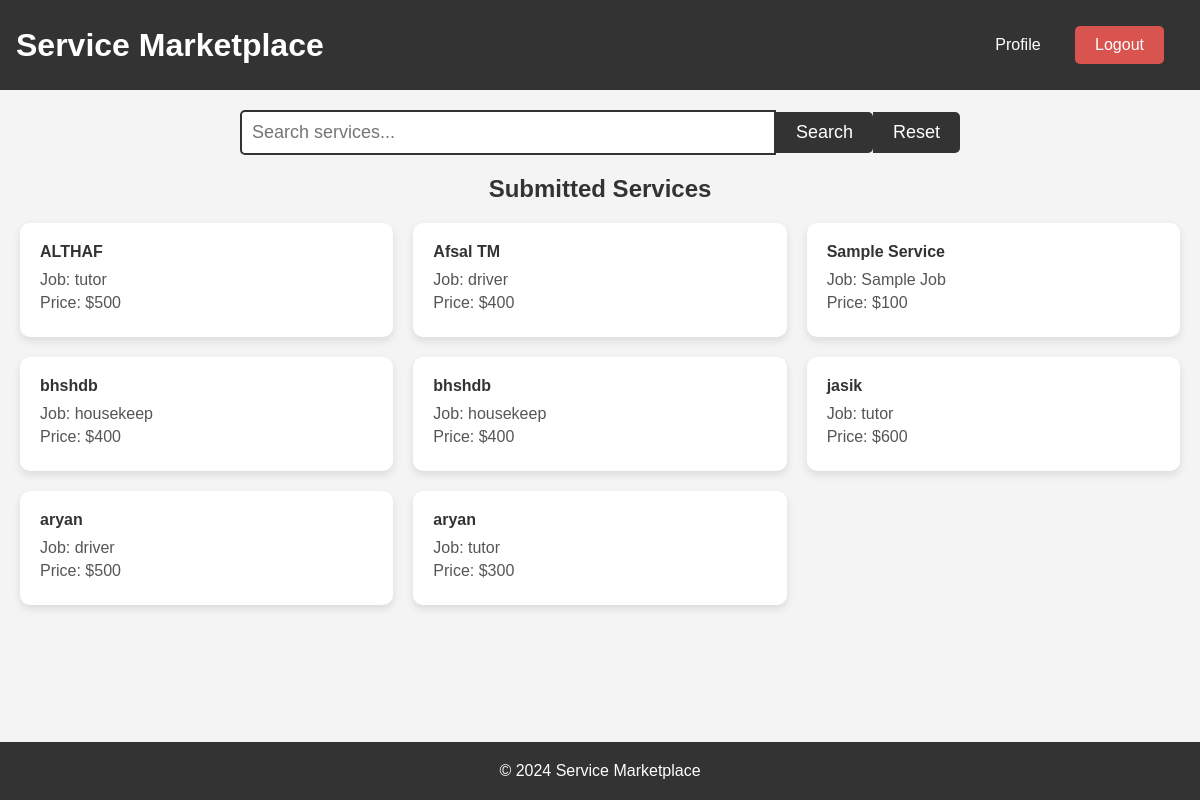
The page /home1 (signed in) on the database its author committed.
### webapp/models.py (models this page shows, shortened)
class Service(models.Model):
    user = models.ForeignKey(signindb, on_delete=models.CASCADE, null=True)  # Link to signindb
    name = models.CharField(max_length=100)
    job = models.CharField(max_length=100)
    price = models.IntegerField()

### webapp/views.py (the view)
# urls.py: path('home1', views.home_page, name='home1'),
def home_page(request):
    if 'username' in request.session:  # Check if user is logged in via session
        search_query = request.GET.get('search')  # Get the search query from the request
        if search_query:
            services = Service.objects.filter(job__icontains=search_query)  # Filter services based on the query
        else:
            services = Service.objects.all()
        return render(request, 'home.html', {'services': services, 'username': request.session['username']})  # Pass the session username
    else:
        return redirect(login_user)  # If not logged in, redirect to login page

### webapp/templates/home.html (shortened to what this page needs)
<!DOCTYPE html>
<html lang="en">
<head>
</head>
<body>
    <div class="navbar">
        <h1>Service Marketplace</h1>
        <div>
            <a href="{% url 'profile' %}">Profile</a>
            <a href="{% url 'logout_user' %}" class="btn btn-danger">Logout</a>
        </div>
    </div>
    <div class="search-bar">
        <form method="GET" action="{% url 'home1' %}">
            <input type="text" name="search" placeholder="Search services..." value="{{ request.GET.search }}">
            <button type="submit">Search</button>
            <button type="submit" name="search" value="">Reset</button>
        </form>
    </div>
    <h2 style="text-align: center;">Submitted Services</h2>
    <div class="services">
        {% for service in services %}
        <div class="service-card">
            <h4>{{ service.name }}</h4>
            <p>Job: {{ service.job }}</p>
            <p>Price: ${{ service.price }}</p>
        </div>
        {% empty %}
        <p>No services found.</p>
        {% endfor %}
    </div>
    <footer>
        <p>© 2024 Service Marketplace</p>
    </footer>
</body>
</html>

### webapp/templates/home.html (style rules this page uses)
* { margin: 0; padding: 0; box-sizing: border-box; }
body { font-family: Arial, sans-serif; background-color: #f4f4f4; color: #333; }
.navbar { background-color: #333; color: white; padding: 1rem; display: flex; justify-content: space-between; align-items: center; }
.navbar a { color: white; text-decoration: none; margin-right: 20px; }
.search-bar { margin: 20px auto; width: 60%; }
.search-bar form { display: flex; justify-content: center; align-items: center; }
.search-bar input { width: 100%; padding: 10px; font-size: 18px; border: 2px solid #333; border-radius: 5px 0 0 5px; outline: none; }
.search-bar button { padding: 10px 20px; font-size: 18px; border: none; background-color: #333; color: white; cursor: pointer; border-radius: 0 5px 5px 0; transition: background-color 0.3s; }
.services { display: grid; grid-template-columns: repeat(auto-fit, minmax(300px, 1fr)); gap: 20px; padding: 20px; }
.service-card { background-color: white; border-radius: 10px; box-shadow: 0 4px 8px rgba(0, 0, 0, 0.1); padding: 20px; transition: transform 0.3s, background-color 0.3s; }
.service-card h4 { margin-bottom: 10px; }
.service-card p { margin-bottom: 5px; color: #555; }
.btn { display: inline-block; padding: 10px 20px; margin: 10px; text-decoration: none; color: white; background-color: #333; border-radius: 5px; transition: background-color 0.3s; }
.btn-danger { background-color: #d9534f; }
footer { text-align: center; padding: 20px; background-color: #333; color: white; position: fixed; width: 100%; bottom: 0; }

### rows shown on the page
Service: name "ALTHAF", job "tutor", price "500"
Service: name "Afsal TM", job "driver", price "400"
Service: name "Sample Service", job "Sample Job", price "100"
Service: name "bhshdb", job "housekeep", price "400"
Service: name "bhshdb", job "housekeep", price "400"
Service: name "jasik", job "tutor", price "600"
Service: name "aryan", job "driver", price "500"
Service: name "aryan", job "tutor", price "300"
